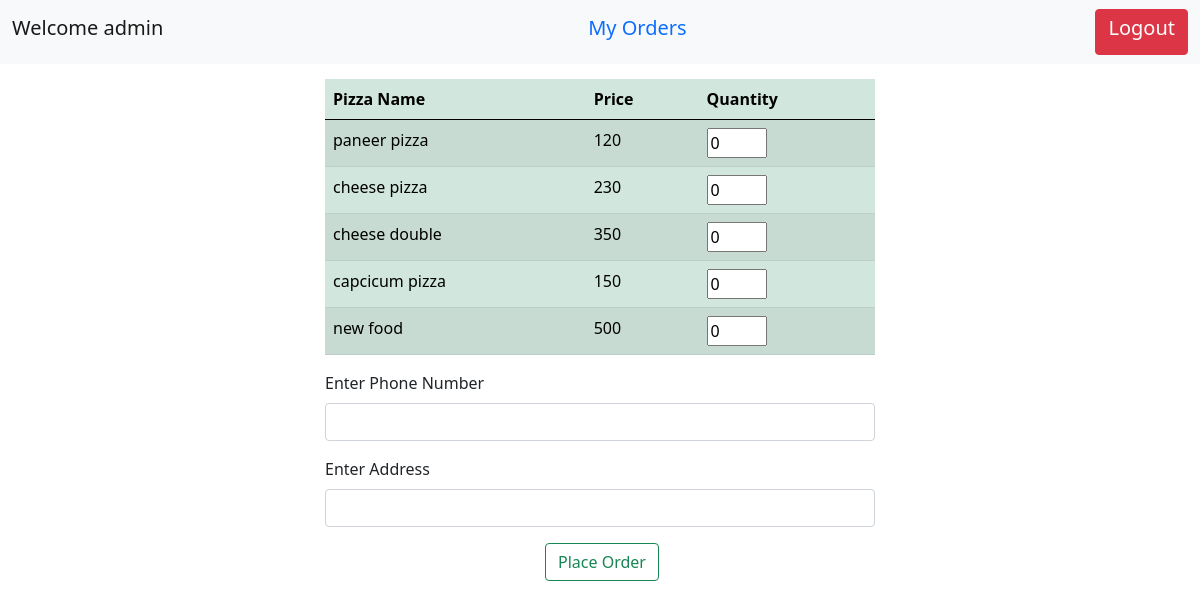
The page /customer/welcome/ (signed in) on the database as committed earlier.
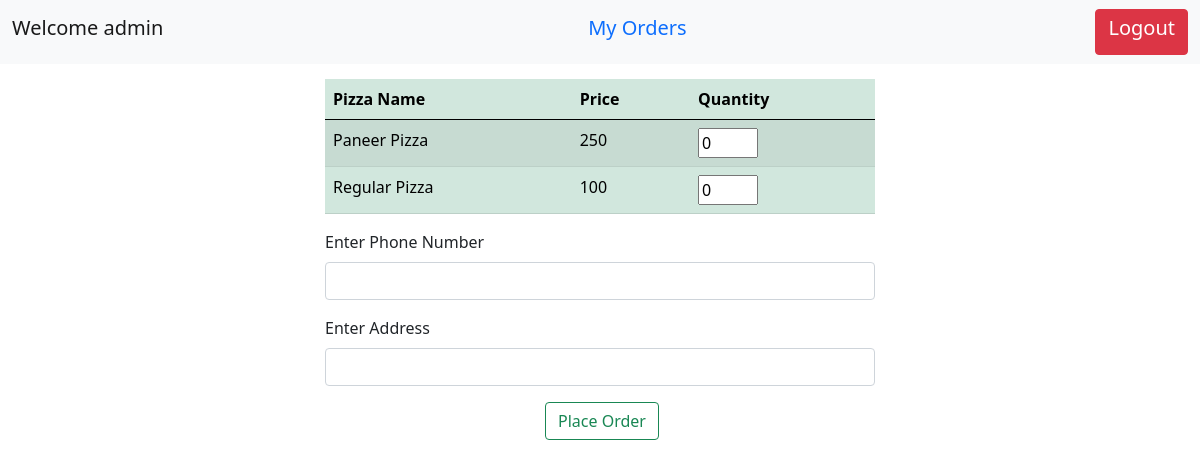
The same page on the database as committed later.
### pizzaapp/models.py (models this page shows, shortened)
class PizzaModel(models.Model):
	name = models.CharField(max_length=10)
	price = models.CharField(max_length=10)

### pizzaapp/views.py (the view)
# urls.py: path("customer/welcome/",customerwelcomeview,name="customerpage"),
def customerwelcomeview(request):
	if not request.user.is_authenticated:
		return redirect('userloginpage')
	username = request.user.username
	context = {'username' : username , 'pizzas' : PizzaModel.objects.all()}
	return render(request,"pizzaapp/customerwelcome.html",context)

### templates/pizzaapp/customerwelcome.html (shortened to what this page needs)
{% extends "base.html" %}
{% block content %}
<nav class="navbar navbar-light bg-light">
  <div class="container-fluid">
    <a class="navbar-brand"><h5> Welcome {{username}} </h5></a>
    <a href="/myorders/" class="nav-link"><h5>My Orders</h5></a>
    <a href="/userlogout/" class="btn btn-danger"><h5>Logout</h5></a>
  </div>
</nav>
<form method="post" action="/placeorder/">
<div  style="width : 550px ; display : block;margin : auto ; margin-top : 15px">
  <table class="table table-success table-striped">
  <thead>
    <tr>
      <th scope="col">Pizza Name</th>
      <th scope="col">Price</th>
      <th scope="col">Quantity</th>
    </tr>
  </thead>
 <tbody>
  {% for pizza in pizzas%}
  <tr>
    <td>{{pizza.name}}</td>
    <td>{{pizza.price}}</td>
    <td><input type="number" min="0" value="0" name="pizzaID_{{pizza.id}}" style="width:60px" ></td>
  </tr>
  {% endfor %}
 </tbody>
</table>
<div class="mb-3">
  <label for="exampleFormControlInput2" class="form-label">Enter Phone Number</label>
  <input type="text" class="form-control" id="exampleFormControlInput2" name="pno" required>
</div>
<div class="mb-3">
  <label for="exampleFormControlInput1" class="form-label">Enter Address</label>
  <input type="text" class="form-control" id="exampleFormControlInput1" name="address" required>
</div>
<input type="submit" style="margin-left : 220px; margin-right : auto; " class="btn btn-outline-success" value="Place Order">
</div>
</form>
{% endblock %}

Rows that differ between the two databases and show on the page:
removed PizzaModel: name "paneer pizza", price "120"
removed PizzaModel: name "cheese pizza", price "230"
removed PizzaModel: name "cheese double", price "350"
removed PizzaModel: name "capcicum pizza", price "150"
removed PizzaModel: name "new food", price "500"
added PizzaModel: name "Paneer Pizza", price "250"
added PizzaModel: name "Regular Pizza", price "100"
